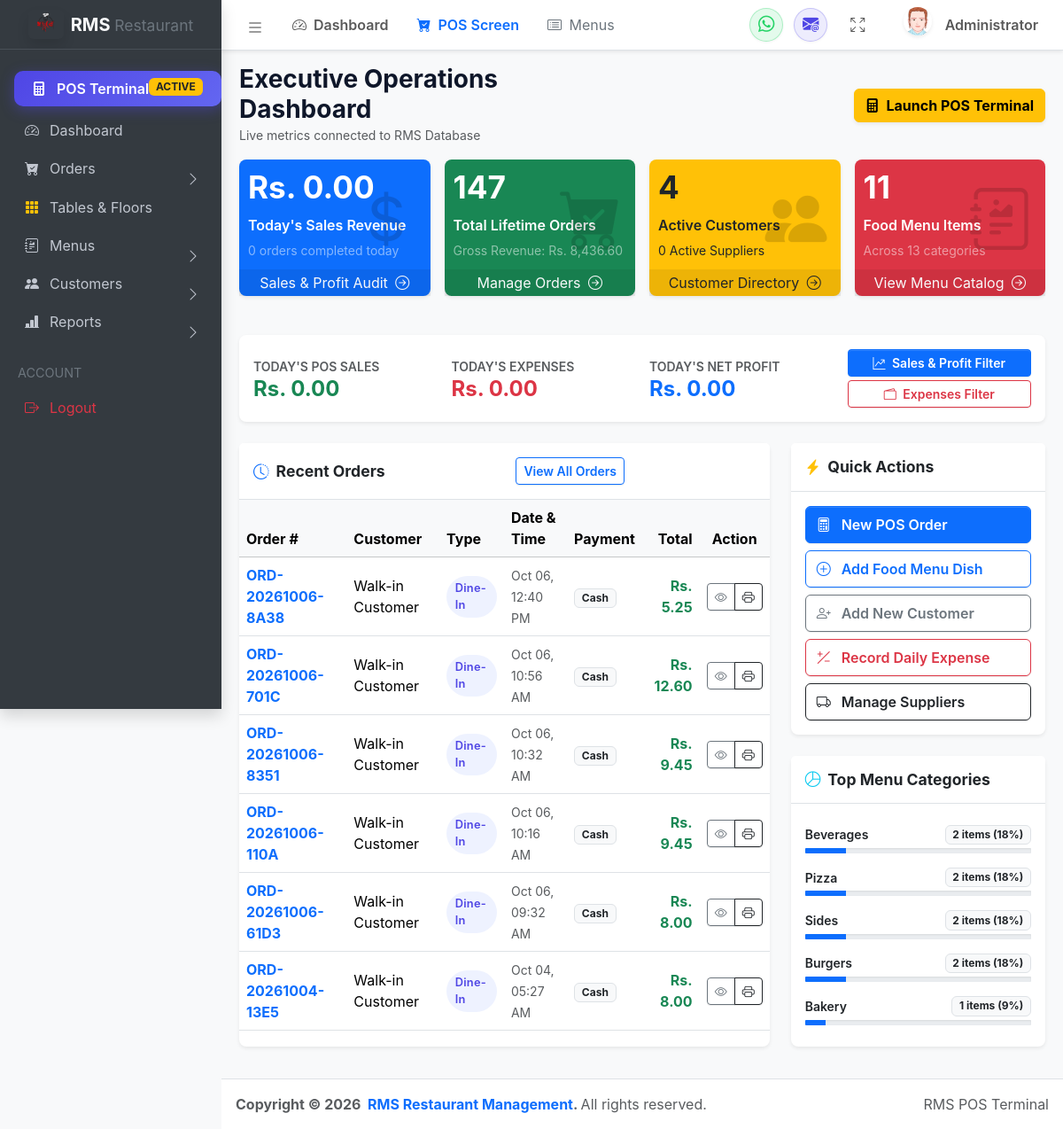
The page /public/index.php (signed in) on the database its author committed.
### tables this page shows
CREATE TABLE `orders` (
  `id` int(11) NOT NULL AUTO_INCREMENT,
  `total` decimal(10,2) DEFAULT NULL,
  `created_at` timestamp NOT NULL DEFAULT current_timestamp(),
  `status` varchar(20) NOT NULL,
  `table_id` int(11) NOT NULL,
  `waiter_id` int(11) NOT NULL,
  `order_number` varchar(50) DEFAULT NULL,
  `customer_name` varchar(100) DEFAULT 'Walk-in Customer',
  `order_type` varchar(50) DEFAULT 'Dine-In',
  `floor_name` varchar(50) DEFAULT NULL,
  `payment_method` varchar(50) DEFAULT 'Cash',
  `subtotal` decimal(10,2) DEFAULT 0.00,
  `tax` decimal(10,2) DEFAULT 0.00,
  `discount` decimal(10,2) DEFAULT 0.00,
  `grand_total` decimal(10,2) DEFAULT 0.00,
  `table_no` varchar(30) DEFAULT NULL,
  `customer_phone` varchar(30) DEFAULT NULL,
  `paid_amount` decimal(10,2) DEFAULT 0.00,
  `change_amount` decimal(10,2) DEFAULT 0.00,
  `order_status` varchar(50) DEFAULT 'Completed',
  `notes` text DEFAULT NULL,
  PRIMARY KEY (`id`)
);

### public/index.php (called while the page is built, shortened)
<?php
include_once __DIR__ . '/../config/database.php';
include_once __DIR__ . '/../views/layouts/header.php';
include_once __DIR__ . '/../views/layouts/sidebar.php';
include_once __DIR__ . '/../views/layouts/main.php';
include_once __DIR__ . '/../views/layouts/footer.php';
?>

### views/layouts/main.php (the view, shortened to what this page needs)
<?php
include_once __DIR__ . '/../../config/database.php';
$totalOrders = 0;
$todayOrders = 0;
$totalRevenue = 0.0;
$todayRevenue = 0.0;
$totalMenuItems = 0;
$totalCategories = 0;
$totalCustomers = 0;
$totalSuppliers = 0;
$todayExpenses = 0.0;
$recentOrders = [];
$categoryDistribution = [];
if ($conn) {
    $ordRes = $conn->query("SELECT
        COUNT(*) as total_count,
        SUM(COALESCE(grand_total, total, 0)) as total_rev,
        SUM(CASE WHEN DATE(created_at) = CURDATE() THEN 1 ELSE 0 END) as today_count,
        SUM(CASE WHEN DATE(created_at) = CURDATE() THEN COALESCE(grand_total, total, 0) ELSE 0 END) as today_rev
        FROM `orders`");
    if ($ordRes && $r = $ordRes->fetch_assoc()) {
        $totalOrders = intval($r['total_count'] ?? 0);
        $totalRevenue = floatval($r['total_rev'] ?? 0);
        $todayOrders = intval($r['today_count'] ?? 0);
        $todayRevenue = floatval($r['today_rev'] ?? 0);
    }
    $menuRes = $conn->query("SELECT COUNT(*) FROM `menue`");
    if ($menuRes) $totalMenuItems = intval($menuRes->fetch_row()[0]);
    $catRes = $conn->query("SELECT COUNT(*) FROM `category`");
    if ($catRes) $totalCategories = intval($catRes->fetch_row()[0]);
    $custRes = $conn->query("SELECT COUNT(*) FROM `customers`");
    if ($custRes) $totalCustomers = intval($custRes->fetch_row()[0]);
    $supRes = $conn->query("SELECT COUNT(*) FROM `suppliers`");
    if ($supRes) {
        $totalSuppliers = intval($supRes->fetch_row()[0]);
    } else {
        $supLegacy = $conn->query("SELECT COUNT(*) FROM `supliers`");
        if ($supLegacy) $totalSuppliers = intval($supLegacy->fetch_row()[0]);
    }
    $expRes = $conn->query("SELECT
        SUM(amount) as total_exp,
        SUM(CASE WHEN `date` = CURDATE() THEN amount ELSE 0 END) as today_exp
        FROM `expenses`");
    if ($expRes && $er = $expRes->fetch_assoc()) {
        $todayExpenses = floatval($er['today_exp'] ?? 0);
    }
    $recRes = $conn->query("SELECT * FROM `orders` ORDER BY `id` DESC LIMIT 6");
    if ($recRes) {
        while ($row = $recRes->fetch_assoc()) {
            $recentOrders[] = $row;
        }
    }
    $catDistRes = $conn->query("SELECT catagory, COUNT(*) as cnt FROM `menue` GROUP BY catagory ORDER BY cnt DESC LIMIT 5");
    if ($catDistRes) {
        while ($crow = $catDistRes->fetch_assoc()) {
            $categoryDistribution[$crow['catagory']] = intval($crow['cnt']);
        }
    }
}
$todayNetProfit = $todayRevenue - $todayExpenses;
?>
<main class="app-main">
  <div class="app-content-header">
    <div class="container-fluid">
      <div class="row align-items-center">
        <div class="col-sm-6">
          <h3 class="mb-0 fw-bold">Executive Operations Dashboard</h3>
          <small class="text-muted">Live metrics connected to RMS Database</small>
        </div>
        <div class="col-sm-6">
          <div class="d-flex align-items-center justify-content-sm-end gap-2 mt-2 mt-sm-0">
            <a href="/RMS/views/order/new.php" class="btn btn-warning fw-bold shadow-sm">
              <i class="bi bi-calculator-fill me-1"></i> Launch POS Terminal
            </a>
          </div>
        </div>
      </div>
    </div>
  </div>
  <div class="app-content">
    <div class="container-fluid">
      <div class="row g-3 mb-4">
        <div class="col-lg-3 col-sm-6">
          <div class="small-box text-bg-primary shadow-sm rounded-3">
            <div class="inner">
              <h3 class="fw-bold">Rs. <?= number_format($todayRevenue, 2) ?></h3>
              <p class="mb-1 fw-semibold">Today's Sales Revenue</p>
              <small class="text-white-50"><?= $todayOrders ?> orders completed today</small>
            </div>
            <div class="small-box-icon">
              <i class="bi bi-currency-dollar"></i>
            </div>
            <a href="/RMS/views/report/daily.php" class="small-box-footer link-light link-underline-opacity-0">
              Sales & Profit Audit <i class="bi bi-arrow-right-circle ms-1"></i>
            </a>
          </div>
        </div>
        <div class="col-lg-3 col-sm-6">
          <div class="small-box text-bg-success shadow-sm rounded-3">
            <div class="inner">
              <h3 class="fw-bold"><?= number_format($totalOrders) ?></h3>
              <p class="mb-1 fw-semibold">Total Lifetime Orders</p>
              <small class="text-white-50">Gross Revenue: Rs. <?= number_format($totalRevenue, 2) ?></small>
            </div>
            <div class="small-box-icon">
              <i class="bi bi-cart-check-fill"></i>
            </div>
            <a href="/RMS/views/order/manage.php" class="small-box-footer link-light link-underline-opacity-0">
              Manage Orders <i class="bi bi-arrow-right-circle ms-1"></i>
            </a>
          </div>
        </div>
        <div class="col-lg-3 col-sm-6">
          <div class="small-box text-bg-warning text-dark shadow-sm rounded-3">
            <div class="inner">
              <h3 class="fw-bold"><?= number_format($totalCustomers) ?></h3>
              <p class="mb-1 fw-semibold">Active Customers</p>
              <small class="text-dark-50"><?= $totalSuppliers ?> Active Suppliers</small>
            </div>
            <div class="small-box-icon">
              <i class="bi bi-people-fill"></i>
            </div>
            <a href="/RMS/views/user/customers/costomers_list.php" class="small-box-footer link-dark link-underline-opacity-0">
              Customer Directory <i class="bi bi-arrow-right-circle ms-1"></i>
            </a>
          </div>
        </div>
        <div class="col-lg-3 col-sm-6">
          <div class="small-box text-bg-danger shadow-sm rounded-3">
            <div class="inner">
              <h3 class="fw-bold"><?= number_format($totalMenuItems) ?></h3>
              <p class="mb-1 fw-semibold">Food Menu Items</p>
              <small class="text-white-50">Across <?= $totalCategories ?> categories</small>
            </div>
            <div class="small-box-icon">
              <i class="bi bi-journal-richtext"></i>
            </div>
            <a href="/RMS/views/menu/All_menus.php" class="small-box-footer link-light link-underline-opacity-0">
              View Menu Catalog <i class="bi bi-arrow-right-circle ms-1"></i>
            </a>
          </div>
        </div>
      </div>
      <div class="card shadow-sm border-0 mb-4 rounded-3">
        <div class="card-body p-3">
          <div class="row align-items-center text-center text-md-start g-3">
            <div class="col-md-3 border-end-md">
              <span class="text-muted small text-uppercase fw-semibold">Today's POS Sales</span>
              <h4 class="fw-bold text-success mb-0">Rs. <?= number_format($todayRevenue, 2) ?></h4>
            </div>
            <div class="col-md-3 border-end-md">
              <span class="text-muted small text-uppercase fw-semibold">Today's Expenses</span>
              <h4 class="fw-bold text-danger mb-0">Rs. <?= number_format($todayExpenses, 2) ?></h4>
            </div>
            <div class="col-md-3 border-end-md">
              <span class="text-muted small text-uppercase fw-semibold">Today's Net Profit</span>
              <h4 class="fw-bold text-<?= $todayNetProfit >= 0 ? 'primary' : 'danger' ?> mb-0">
                <?= $todayNetProfit < 0 ? '-' : '' ?>Rs. <?= number_format(abs($todayNetProfit), 2) ?>
              </h4>
            </div>
            <div class="col-md-3 text-md-end">
              <div class="d-flex flex-column gap-1">
                <a href="/RMS/views/report/daily.php" class="btn btn-primary btn-sm fw-semibold">
                  <i class="bi bi-graph-up-arrow me-1"></i> Sales & Profit Filter
                </a>
                <a href="/RMS/views/report/daily_expenses.php" class="btn btn-outline-danger btn-sm fw-semibold">
                  <i class="bi bi-wallet2 me-1"></i> Expenses Filter
                </a>
              </div>
            </div>
          </div>
        </div>
      </div>
      <div class="row g-4 mb-4">
        <div class="col-lg-8">
          <div class="card shadow-sm border-0 rounded-3 h-100">
            <div class="card-header bg-white py-3 border-bottom d-flex justify-content-between align-items-center">
              <h5 class="card-title mb-0 fw-bold">
                <i class="bi bi-clock-history text-primary me-2"></i>Recent Orders
              </h5>
              <a href="/RMS/views/order/manage.php" class="btn btn-sm btn-outline-primary fw-semibold">View All Orders</a>
            </div>
            <div class="table-responsive">
              <table class="table table-hover align-middle mb-0">
                <thead class="table-light">
                  <tr>
                    <th>Order #</th>
                    <th>Customer</th>
                    <th>Type</th>
                    <th>Date & Time</th>
                    <th>Payment</th>
                    <th class="text-end">Total</th>
                    <th class="text-center">Action</th>
                  </tr>
                </thead>
                <tbody>
                  <?php if (count($recentOrders) > 0): ?>
                    <?php foreach ($recentOrders as $ro):
                      $orderNum = !empty($ro['order_number']) ? $ro['order_number'] : ('ORD-' . $ro['id']);
                      $orderTotal = floatval($ro['grand_total'] ?? $ro['total'] ?? 0);
                    ?>
                      <tr>
                        <td class="fw-bold text-primary">
                          <a href="/RMS/views/order/details.php?id=<?= $ro['id'] ?>" class="text-decoration-none">
                            <?= htmlspecialchars($orderNum) ?>
                          </a>
                        </td>
                        <td><?= htmlspecialchars($ro['customer_name'] ?? 'Walk-in') ?></td>
                        <td>
                          <span class="rms-badge rms-badge-primary">
                            <?= htmlspecialchars($ro['order_type'] ?? 'Dine-In') ?>
                          </span>
                        </td>
                        <td><small class="text-muted"><?= date('M d, h:i A', strtotime($ro['created_at'])) ?></small></td>
                        <td>
                          <span class="badge bg-light text-dark border">
                            <?= htmlspecialchars($ro['payment_method'] ?? 'Cash') ?>
                          </span>
                        </td>
                        <td class="text-end fw-bold text-success">Rs. <?= number_format($orderTotal, 2) ?></td>
                        <td class="text-center">
                          <div class="btn-group btn-group-sm">
                            <a href="/RMS/views/order/details.php?id=<?= $ro['id'] ?>" class="btn btn-outline-secondary" title="View Order">
                              <i class="bi bi-eye"></i>
                            </a>
                            <a href="/RMS/views/order/print_pdf.php?order_id=<?= $ro['id'] ?>&format=thermal" target="_blank" class="btn btn-outline-dark" title="Print Receipt">
                              <i class="bi bi-printer"></i>
                            </a>
                          </div>
                        </td>
                      </tr>
                    <?php endforeach; ?>
                  <?php endif; ?>
                </tbody>
              </table>
            </div>
          </div>
        </div>
        <div class="col-lg-4">
          <div class="card shadow-sm border-0 rounded-3 mb-4">
            <div class="card-header bg-white py-3 border-bottom">
              <h5 class="card-title mb-0 fw-bold">
                <i class="bi bi-lightning-charge-fill text-warning me-2"></i>Quick Actions
              </h5>
            </div>
            <div class="card-body p-3">
              <div class="d-grid gap-2">
                <a href="/RMS/views/order/new.php" class="btn btn-primary fw-semibold text-start py-2">
                  <i class="bi bi-calculator me-2"></i> New POS Order
                </a>
                <a href="/RMS/views/menu/add_menus.php" class="btn btn-outline-primary fw-semibold text-start py-2">
                  <i class="bi bi-plus-circle me-2"></i> Add Food Menu Dish
                </a>
                <a href="/RMS/views/user/customers/costomers_list.php" class="btn btn-outline-secondary fw-semibold text-start py-2">
                  <i class="bi bi-person-plus me-2"></i> Add New Customer
                </a>
                <a href="/RMS/views/report/daily_expenses.php" class="btn btn-outline-danger fw-semibold text-start py-2">
                  <i class="bi bi-plus-slash-minus me-2"></i> Record Daily Expense
                </a>
                <a href="/RMS/views/user/customers/suppliers.php" class="btn btn-outline-dark fw-semibold text-start py-2">
                  <i class="bi bi-truck me-2"></i> Manage Suppliers
                </a>
              </div>
            </div>
          </div>
          <div class="card shadow-sm border-0 rounded-3">
            <div class="card-header bg-white py-3 border-bottom">
              <h5 class="card-title mb-0 fw-bold">
                <i class="bi bi-pie-chart text-info me-2"></i>Top Menu Categories
              </h5>
            </div>
            <div class="card-body p-3">
              <?php if (!empty($categoryDistribution)): ?>
                <ul class="list-group list-group-flush">
                  <?php foreach ($categoryDistribution as $cName => $cCount):
                    $percent = ($totalMenuItems > 0) ? round(($cCount / $totalMenuItems) * 100) : 0;
                  ?>
                    <li class="list-group-item px-0 py-2 border-0">
                      <div class="d-flex justify-content-between align-items-center mb-1">
                        <span class="fw-semibold small"><?= htmlspecialchars(ucfirst($cName)) ?></span>
                        <span class="badge bg-light text-dark border"><?= $cCount ?> items (<?= $percent ?>%)</span>
                      </div>
                      <div class="progress" style="height: 6px;">
                        <div class="progress-bar bg-primary" role="progressbar" style="width: <?= $percent ?>%"></div>
                      </div>
                    </li>
                  <?php endforeach; ?>
                </ul>
              <?php else: ?>
                <p class="text-muted small mb-0">No food items added to categories yet.</p>
              <?php endif; ?>
            </div>
          </div>
        </div>
      </div>
    </div>
  </div>
</main>

### rows shown on the page
orders: order_number "ORD-20261006-8A38", customer_name "Walk-in Customer", order_type "Dine-In", created_at "Oct 06, 12:40 PM", payment_method "Cash", grand_total "5.25"
orders: order_number "ORD-20261006-701C", customer_name "Walk-in Customer", order_type "Dine-In", created_at "Oct 06, 10:56 AM", payment_method "Cash", grand_total "12.60"
orders: order_number "ORD-20261006-8351", customer_name "Walk-in Customer", order_type "Dine-In", created_at "Oct 06, 10:32 AM", payment_method "Cash", grand_total "9.45"
orders: order_number "ORD-20261006-110A", customer_name "Walk-in Customer", order_type "Dine-In", created_at "Oct 06, 10:16 AM", payment_method "Cash", grand_total "9.45"
orders: order_number "ORD-20261006-61D3", customer_name "Walk-in Customer", order_type "Dine-In", created_at "Oct 06, 09:32 AM", payment_method "Cash", grand_total "8.00"
orders: order_number "ORD-20261004-13E5", customer_name "Walk-in Customer", order_type "Dine-In", created_at "Oct 04, 05:27 AM", payment_method "Cash", grand_total "8.00"

### other values the page prints
$navUser "Administrator"
$todayRevenue "0.00"
$todayOrders "0"
$totalOrders "147"
$totalRevenue "8,436.60"
$totalCustomers "4"
$totalSuppliers "0"
$totalMenuItems "11"
$totalCategories "13"
$todayExpenses "0.00"
abs($todayNetProfit) "0.00"
$cName "Beverages"
$cCount "2"
$percent "18"
$cName "Pizza"
